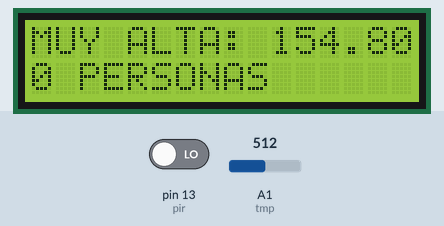
Bench run of a sketch on a simulated Arduino Uno, built with avr-gcc and run on an emulated ATmega328P. On the bench: 16×2 character LCD. The inputs (shaded band) are chosen by the test bench; at power-on: A1 (tmp) = 512, pin 13 (pir) LOW.

Above: at 1.8 s.
1.9 s: A1 (tmp) set to 233
At 2.6 s:
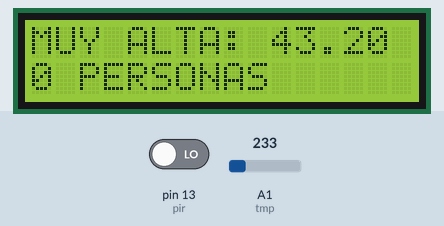
6.1 s: A1 (tmp) set to 216
At 7.2 s:
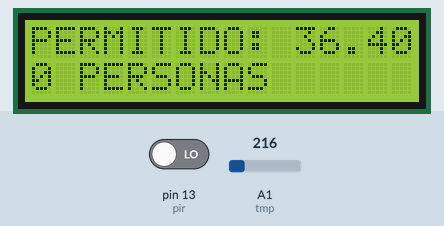
10.3 s: pin 13 (pir) driven HIGH
At 11.5 s:
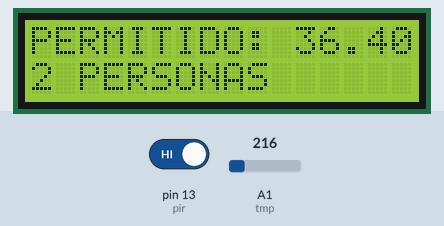
14.5 s: A1 (tmp) set to 122
At 15.5 s:
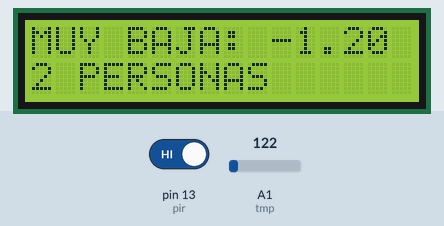
Timing chart, 0 to 17.5 s (numbered marks = the images above; inputs shaded):
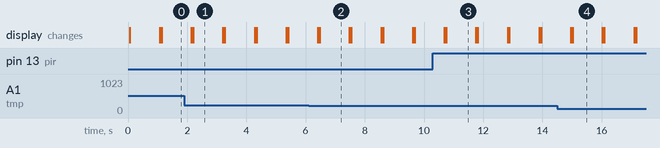

Measured:
- the behaviour switches between 226 and 225 on A1 (tmp) (found by bisection; images 1 and 2)
- after the input at 1.9 s, the display: first differs from a run without the input after 0.30 s (image 1)
- after the input at 6.1 s, the display: first differs from a run without the input after 0.38 s (image 2)
- after the input at 10.3 s, the display: first differs from a run without the input after 0.45 s (image 3)
- after the input at 14.5 s, the display: first differs from a run without the input after 0.53 s (image 4)
- what the display in image 1 shows lasts 1.0 s, from 2.2 s to 3.2 s

The sketch:

temperatura.ino
```cpp
#include<LiquidCrystal.h>
LiquidCrystal lcd(12,11,5,4,3,2); // instanciar pantalla
float value; // valores para la medicion
int tmp = A1;
int led_red = 10;
int led_green = 9;
int contador_personas = 0;
int aforo_max = 3;

int pir = 13;
int pir_value;

void setup(){
    pinMode(tmp,INPUT);
      pinMode(pir,INPUT);
}

void loop(){ // loop para actualizar temperatura

      pir_value = digitalRead(pir);

      if(pir_value == HIGH && contador_personas > 0){
          contador_personas--;
    }


    digitalWrite(led_red, LOW);
      digitalWrite(led_green, LOW);
      value = analogRead(tmp)* (5000/1024); // la medicion del voltaje debemos multiplicarla por el numero que sigue, para obtener un formato en miliVoltios
      value = (value - 500) /10.0; // una vez tenemos en minivolt, bastara con restar 500 y dividir en 10 para obtener la temperatura en grados celsius
      lcd.begin(16,2);
      lcd.setCursor(0,0);


      if(contador_personas < aforo_max){
      if (value > 40){
          lcd.print("MUY ALTA: ");
          lcd.print(value);
          digitalWrite(led_red, HIGH);
          lcd.setCursor(0,1);
          lcd.print(contador_personas);
          lcd.print(" PERSONAS");


      }
        else if (value >= 36){
          lcd.print("PERMITIDO: ");
          lcd.print(value);
          digitalWrite(led_green, HIGH);
          lcd.setCursor(0,1);
          lcd.print(contador_personas);
          lcd.print(" PERSONAS");
        contador_personas = contador_personas + 1;
      }
      else{

        lcd.print("MUY BAJA: ");
        lcd.print(value);
        digitalWrite(led_red, HIGH);
        lcd.setCursor(0,1);
        lcd.print(contador_personas);
        lcd.print(" PERSONAS");
      }
    }
      else{
      lcd.print("RECINTO LLENO");
      digitalWrite(led_red, HIGH);
      }
      delay(1000);
      lcd.clear();
}
```
